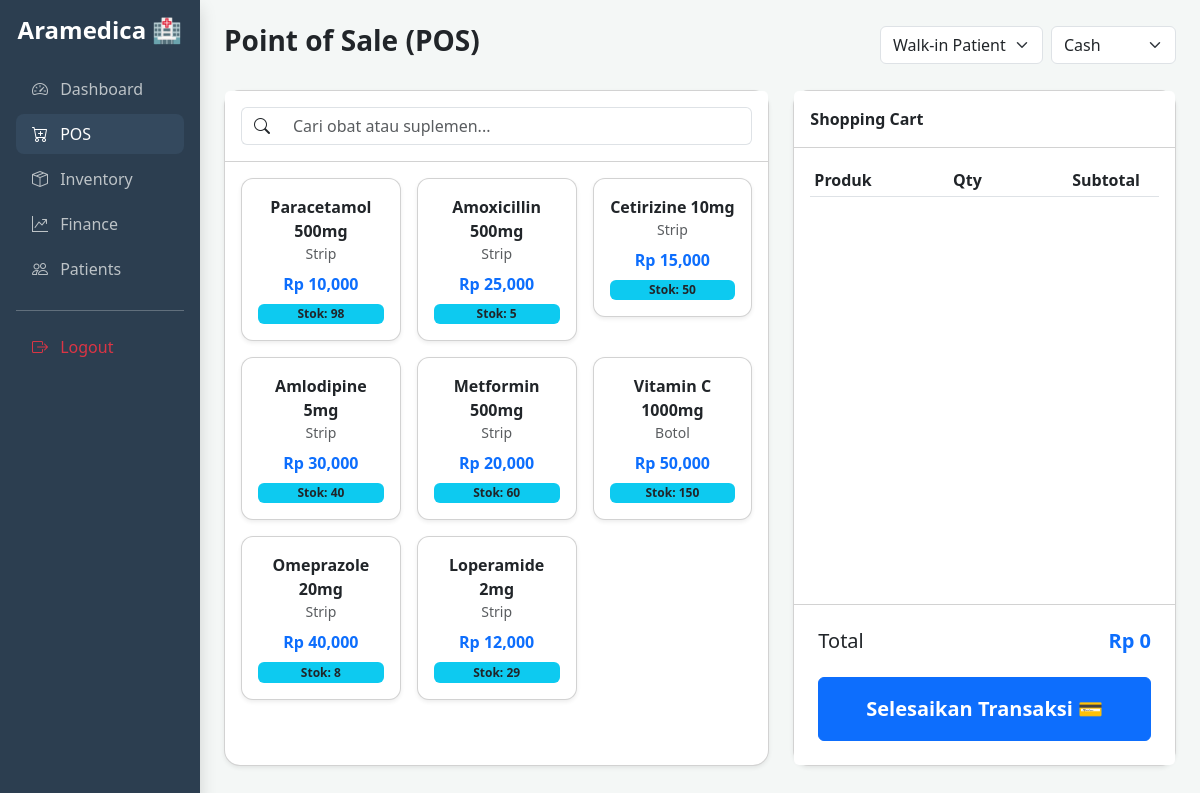
The page /pos (signed in) on the database its author committed.
### tables this page shows
CREATE TABLE products (
            id INTEGER PRIMARY KEY AUTOINCREMENT,
            name TEXT NOT NULL,
            category TEXT,
            price REAL NOT NULL,
            cost REAL NOT NULL,
            stock INTEGER NOT NULL DEFAULT 0,
            min_stock INTEGER DEFAULT 10,
            unit TEXT,
            expiry_date DATE,
            description TEXT
        );

### app.py (the view)
@app.route('/pos')
def pos():
    if not session.get('logged_in'): return redirect(url_for('login'))
    with get_db() as conn:
        products = conn.execute("SELECT * FROM products WHERE stock > 0").fetchall()
        patients = conn.execute("SELECT id, name FROM patients").fetchall()
    return render_template('admin/pos.html', products=products, patients=patients)

### app.py (called while the page is built)
def get_db():
    conn = sqlite3.connect(DB_PATH)
    conn.row_factory = sqlite3.Row
    return conn

### templates/admin/pos.html (shortened to what this page needs)
<!DOCTYPE html>
<html lang="id">
<head>
    <link href="https://cdn.jsdelivr.net/npm/bootstrap@5.3.0/dist/css/bootstrap.min.css" rel="stylesheet">
    <link rel="stylesheet" href="https://cdn.jsdelivr.net/npm/bootstrap-icons@1.11.1/font/bootstrap-icons.css">
</head>
<body>
    <div class="container-fluid">
        <div class="row">
            <div class="col-md-2 sidebar p-3 shadow">
                <div class="text-center mb-4">
                    <h4 class="fw-bold">Aramedica 🏥</h4>
                </div>
                <nav class="nav flex-column">
                    <a class="nav-link" href="/dashboard"><i class="bi bi-speedometer2 me-2"></i> Dashboard</a>
                    <a class="nav-link active" href="/pos"><i class="bi bi-cart-plus me-2"></i> POS</a>
                    <a class="nav-link" href="/inventory"><i class="bi bi-box-seam me-2"></i> Inventory</a>
                    <a class="nav-link" href="/finance"><i class="bi bi-graph-up-arrow me-2"></i> Finance</a>
                    <a class="nav-link" href="/patients"><i class="bi bi-people me-2"></i> Patients</a>
                    <hr>
                    <a class="nav-link text-danger" href="/logout"><i class="bi bi-box-arrow-right me-2"></i> Logout</a>
                </nav>
            </div>
            <div class="col-md-10 p-4">
                <div class="d-flex justify-content-between align-items-center mb-4">
                    <h3 class="fw-bold">Point of Sale (POS)</h3>
                    <div class="d-flex gap-2">
                        <select id="patientSelect" class="form-select w-auto">
                            <option value="">Walk-in Patient</option>
                        </select>
                        <select id="paymentMethod" class="form-select w-auto">
                            <option value="Cash">Cash</option>
                        </select>
                    </div>
                </div>
                <div class="row pos-container g-4">
                    <div class="col-md-7">
                        <div class="card h-100 shadow-sm rounded-4">
                            <div class="card-header bg-white fw-bold py-3">
                                <div class="input-group">
                                    <span class="input-group-text bg-white border-end-0"><i class="bi bi-search"></i></span>
                                    <input type="text" id="searchProduct" class="form-control border-start-0" placeholder="Cari obat atau suplemen...">
                                </div>
                            </div>
                            <div class="card-body product-list">
                                <div class="row g-3" id="productGrid">
                                    {% for p in products %}
                                    <div class="col-md-4">
                                        <div class="card card-product p-3 shadow-sm text-center" onclick="addToCart({{ p.id }}, '{{ p.name }}', {{ p.price }})">
                                            <div class="fw-bold">{{ p.name }}</div>
                                            <div class="text-muted small mb-2">{{ p.unit }}</div>
                                            <div class="text-primary fw-bold">Rp {{ "{:,.0f}".format(p.price) }}</div>
                                            <div class="badge bg-info text-dark mt-2">Stok: {{ p.stock }}</div>
                                        </div>
                                    </div>
                                    {% endfor %}
                                </div>
                            </div>
                        </div>
                    </div>
                    <div class="col-md-5">
                        <div class="card h-100 shadow-sm rounded-4">
                            <div class="card-header bg-white fw-bold py-3">Shopping Cart</div>
                            <div class="card-body cart-list">
                                <table class="table table-sm">
                                    <thead>
                                        <tr>
                                            <th>Produk</th>
                                            <th class="text-center">Qty</th>
                                            <th class="text-end">Subtotal</th>
                                            <th></th>
                                        </tr>
                                    </thead>
                                </table>
                            </div>
                            <div class="card-footer bg-white p-4">
                                <div class="d-flex justify-content-between mb-3">
                                    <span class="h5">Total</span>
                                    <span class="h5 fw-bold text-primary" id="cartTotal">Rp 0</span>
                                </div>
                                <button class="btn btn-primary w-100 py-3 fw-bold fs-5" onclick="checkout()">Selesaikan Transaksi 💳</button>
                            </div>
                        </div>
                    </div>
                </div>
            </div>
        </div>
    </div>
</body>
</html>

### templates/admin/pos.html (style rules this page uses)
body { background-color: #f4f7f6; }
.pos-container { height: calc(100vh - 100px); }
.product-list { height: 100%; overflow-y: auto; }
.cart-list { height: calc(100% - 250px); overflow-y: auto; }
.card-product { cursor: pointer; transition: 0.2s; border-radius: 12px; }
.sidebar { min-height: 100vh; background: #2c3e50; color: white; }
.sidebar .nav-link { color: #bdc3c7; transition: 0.3s; border-radius: 8px; margin-bottom: 5px; }
.sidebar .nav-link:hover, .sidebar .nav-link.active { background: #34495e; color: white; }

### rows shown on the page
products: name "Paracetamol 500mg", unit "Strip", price "10,000", stock "98"
products: name "Amoxicillin 500mg", unit "Strip", price "25,000", stock "5"
products: name "Cetirizine 10mg", unit "Strip", price "15,000", stock "50"
products: name "Amlodipine 5mg", unit "Strip", price "30,000", stock "40"
products: name "Metformin 500mg", unit "Strip", price "20,000", stock "60"
products: name "Vitamin C 1000mg", unit "Botol", price "50,000", stock "150"
products: name "Omeprazole 20mg", unit "Strip", price "40,000", stock "8"
products: name "Loperamide 2mg", unit "Strip", price "12,000", stock "29"
